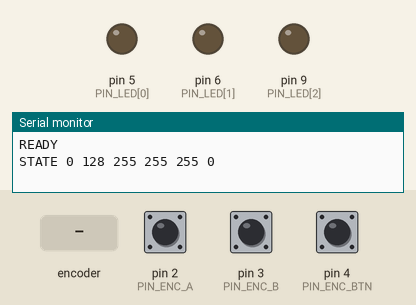
The sketch below on a simulated Arduino Uno, built with avr-gcc and run on an emulated ATmega328P. Shown: output pins drawn as LEDs (lit = HIGH), the last lines printed to the serial monitor. The test bench sets the inputs (shaded band); at power-on: pin 4 (PIN_ENC_BTN) HIGH, pin 2 (PIN_ENC_A) HIGH, pin 3 (PIN_ENC_B) HIGH. EEPROM starts erased.

Above: at 1.2 s.
1.3 s: rotary encoder on pin 2 (PIN_ENC_A) / pin 3 (PIN_ENC_B) turned 3 steps (first pin leading)
At 3.3 s:
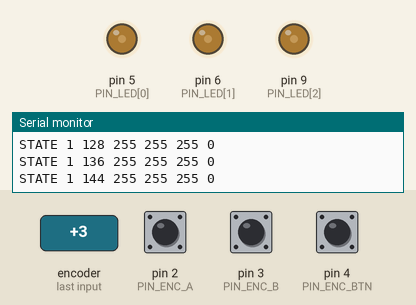
6.4 s: pin 4 (PIN_ENC_BTN) pulled LOW for 0.15 s
At 7.5 s:
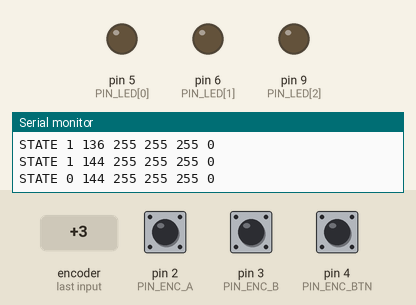
8.2 s: pin 4 (PIN_ENC_BTN) pulled LOW for 1 s
At 8.8 s:
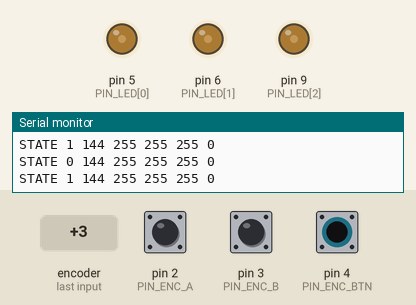
10.7 s: pin 4 (PIN_ENC_BTN) pulled LOW for 3.2 s
At 11.9 s:
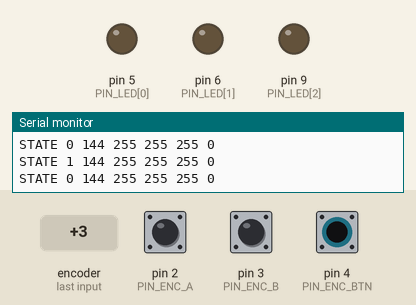
Timing chart, 0 to 13.7 s (numbered marks = the images above; inputs shaded):
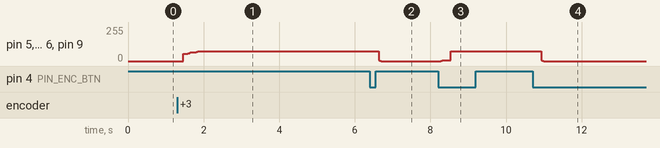

Measured:
- after the input at 1.3 s, pin 5 (PIN_LED[0]), pin 6 (PIN_LED[1]), pin 9 (PIN_LED[2]): moves from 0/255 to 73/255 over 0.40 s, starting after 0.16 s
- after the input at 6.4 s, pin 5 (PIN_LED[0]), pin 6 (PIN_LED[1]), pin 9 (PIN_LED[2]): 73/255 → 0/255 after 0.23 s
- after the input at 8.2 s, pin 5 (PIN_LED[0]), pin 6 (PIN_LED[1]), pin 9 (PIN_LED[2]): 0/255 → 6/255 after 0.07 s, → 73/255 0.27 s later
- after the input at 10.7 s, pin 5 (PIN_LED[0]), pin 6 (PIN_LED[1]), pin 9 (PIN_LED[2]): 73/255 → 0/255 after 0.23 s

The sketch:

rgb_strip.ino
```cpp
// RGB-лента (12V, общий анод) на Arduino Uno/Nano через 3 N-MOSFET.
// Управление: энкодер (яркость / вкл-выкл), ИК-пульт, serial-мост к Home Assistant.
// Состояние хранится здесь и сохраняется в EEPROM, так что пульт и энкодер работают и без ПК.
//
// Протокол serial (115200, по одной строке):
//   мост -> Arduino:  S on bri r g b effect ms   — задать состояние, переход за ms миллисекунд
//                     ?                          — прислать текущее состояние
//   Arduino -> мост:  READY                      — после старта
//                     STATE on bri r g b effect  — при любом изменении (откуда бы оно ни пришло)
//                     IR протокол адрес команда  — каждый принятый ИК-код (для настройки пульта)
//
// Библиотека: IRremote 4.x (Менеджер библиотек -> "IRremote" by shirriff, z3t0, ArminJo).

#include <EEPROM.h>
#include <IRremote.hpp>

// ---------- Пины ----------
// IRremote занимает Timer2, поэтому ШИМ на 3 и 11 недоступен — используем 5, 6 (Timer0) и 9 (Timer1).
const uint8_t PIN_LED[3] = {5, 6, 9};   // R, G, B -> затворы MOSFET
const uint8_t PIN_ENC_A = 2;            // CLK энкодера (прерывание)
const uint8_t PIN_ENC_B = 3;            // DT энкодера (прерывание)
const uint8_t PIN_ENC_BTN = 4;          // SW энкодера
const uint8_t PIN_IR = 7;               // OUT ИК-приёмника

// ---------- Настройки ----------
const uint8_t ENC_STEP = 8;             // шаг яркости за один щелчок энкодера
const uint8_t IR_STEP = 16;             // шаг яркости за одно нажатие +/- на пульте
const unsigned long LOCAL_FADE_MS = 300;  // плавность для кнопок и пульта
const unsigned long ENC_FADE_MS = 80;     // энкодер — быстрее, чтобы не было «резины»
const unsigned long REPORT_INTERVAL_MS = 150;
const unsigned long SAVE_DELAY_MS = 3000; // пишем в EEPROM через 3 с после последнего изменения
const unsigned long RAINBOW_PERIOD_MS = 20000;
const unsigned long BREATHE_PERIOD_MS = 4000;
const float GAMMA = 2.2;

enum Effect : uint8_t { NONE = 0, RAINBOW = 1, BREATHE = 2 };

// ---------- ИК-пульт ----------
// Коды ниже — для типового 21-кнопочного пульта из наборов Arduino (NEC, адрес 0x00).
// Для другого пульта: откройте Монитор порта, нажимайте кнопки и перепишите адрес и команды
// из строк "IR NEC 0x0 0x45".
enum Action : uint8_t { A_TOGGLE, A_BRI_UP, A_BRI_DOWN, A_COLOR, A_EFFECT };
struct IrKey { uint8_t command; Action action; uint8_t arg; };

const uint16_t IR_ADDRESS = 0x00;
const IrKey IR_KEYS[] = {
  {0x43, A_TOGGLE,   0},        // >||  вкл/выкл
  {0x15, A_BRI_UP,   0},        // +    ярче
  {0x07, A_BRI_DOWN, 0},        // -    темнее
  {0x09, A_EFFECT,   RAINBOW},  // EQ   радуга
  {0x19, A_EFFECT,   BREATHE},  // 100+ дыхание
  {0x16, A_COLOR,    0},        // 0    белый
  {0x0C, A_COLOR,    1},        // 1    красный
  {0x18, A_COLOR,    2},        // 2    зелёный
  {0x5E, A_COLOR,    3},        // 3    синий
  {0x08, A_COLOR,    4},        // 4    оранжевый
  {0x1C, A_COLOR,    5},        // 5    жёлтый
  {0x5A, A_COLOR,    6},        // 6    бирюзовый
  {0x42, A_COLOR,    7},        // 7    фиолетовый
  {0x52, A_COLOR,    8},        // 8    розовый
  {0x4A, A_COLOR,    9},        // 9    тёплый белый
};

const uint8_t PRESETS[][3] = {
  {255, 255, 255}, {255, 0, 0}, {0, 255, 0}, {0, 0, 255}, {255, 80, 0},
  {255, 200, 0},   {0, 255, 200}, {150, 0, 255}, {255, 0, 120}, {255, 140, 40},
};

// ---------- Состояние ----------
struct State {
  uint8_t on;
  uint8_t bri;       // 1..255
  uint8_t color[3];  // цвет на полной яркости
  uint8_t effect;
};

const uint8_t EEPROM_MAGIC = 0xA7;
State st = {0, 128, {255, 255, 255}, NONE};

float cur[3] = {0, 0, 0};   // то, что сейчас на выходах (до гаммы)
float from[3] = {0, 0, 0};  // откуда идёт плавный переход
unsigned long fadeStart = 0, fadeMs = 0;

bool reportPending = false, savePending = false;
unsigned long lastReport = 0, lastChange = 0;

volatile int8_t encDelta = 0;

char line[40];
uint8_t lineLen = 0;

void setup() {
  for (uint8_t i = 0; i < 3; i++) {
    pinMode(PIN_LED[i], OUTPUT);
    analogWrite(PIN_LED[i], 0);
  }
  pinMode(PIN_ENC_A, INPUT_PULLUP);
  pinMode(PIN_ENC_B, INPUT_PULLUP);
  pinMode(PIN_ENC_BTN, INPUT_PULLUP);
  attachInterrupt(digitalPinToInterrupt(PIN_ENC_A), encoderIsr, CHANGE);
  attachInterrupt(digitalPinToInterrupt(PIN_ENC_B), encoderIsr, CHANGE);

  IrReceiver.begin(PIN_IR, DISABLE_LED_FEEDBACK);
  Serial.begin(115200);

  if (EEPROM.read(0) == EEPROM_MAGIC) EEPROM.get(1, st);
  if (st.bri == 0) st.bri = 1;

  Serial.println(F("READY"));
  changed(1000, false);  // плавно включиться в сохранённое состояние и сообщить его мосту
}

void loop() {
  unsigned long now = millis();
  readSerial();
  readEncoder();
  readButton(now);
  readIr();

  if (reportPending && now - lastReport >= REPORT_INTERVAL_MS) report();
  if (savePending && now - lastChange >= SAVE_DELAY_MS) {
    EEPROM.update(0, EEPROM_MAGIC);
    EEPROM.put(1, st);  // put() перезаписывает только изменившиеся байты
    savePending = false;
  }

  render(now);
}

// ---------- Вывод на ленту ----------

void render(unsigned long now) {
  float target[3];
  computeTarget(now, target);
  float k = fadeMs == 0 ? 1.0 : min(1.0, (now - fadeStart) / (float)fadeMs);
  for (uint8_t i = 0; i < 3; i++) {
    cur[i] = from[i] + (target[i] - from[i]) * k;
    analogWrite(PIN_LED[i], (uint8_t)(pow(cur[i] / 255.0, GAMMA) * 255.0 + 0.5));
  }
}

void computeTarget(unsigned long now, float out[3]) {
  float scale = st.on ? st.bri / 255.0 : 0.0;
  if (st.effect == RAINBOW) {
    hsvToRgb((now % RAINBOW_PERIOD_MS) / (float)RAINBOW_PERIOD_MS, 255.0 * scale, out);
    return;
  }
  if (st.effect == BREATHE) {
    float phase = (now % BREATHE_PERIOD_MS) / (float)BREATHE_PERIOD_MS;
    scale *= 0.05 + 0.95 * (1.0 - cos(phase * 2.0 * PI)) / 2.0;
  }
  for (uint8_t i = 0; i < 3; i++) out[i] = st.color[i] * scale;
}

void hsvToRgb(float h, float v, float out[3]) {
  float f = h * 6.0;
  uint8_t sector = (uint8_t)f % 6;
  float t = f - (uint8_t)f;
  float up = v * t, down = v * (1.0 - t);
  switch (sector) {
    case 0: out[0] = v;    out[1] = up;   out[2] = 0;    break;
    case 1: out[0] = down; out[1] = v;    out[2] = 0;    break;
    case 2: out[0] = 0;    out[1] = v;    out[2] = up;   break;
    case 3: out[0] = 0;    out[1] = down; out[2] = v;    break;
    case 4: out[0] = up;   out[1] = 0;    out[2] = v;    break;
    default: out[0] = v;   out[1] = 0;    out[2] = down; break;
  }
}

// Вызывается после любого изменения st: запускает плавный переход, отчёт и отложенное сохранение.
void changed(unsigned long ms, bool save) {
  for (uint8_t i = 0; i < 3; i++) from[i] = cur[i];
  fadeStart = millis();
  fadeMs = ms;
  reportPending = true;
  if (save) {
    savePending = true;
    lastChange = fadeStart;
  }
}

void report() {
  Serial.print(F("STATE "));
  Serial.print(st.on);
  Serial.print(' ');
  Serial.print(st.bri);
  for (uint8_t i = 0; i < 3; i++) {
    Serial.print(' ');
    Serial.print(st.color[i]);
  }
  Serial.print(' ');
  Serial.println(st.effect);
  reportPending = false;
  lastReport = millis();
}

void stepBrightness(int delta, unsigned long ms) {
  if (!st.on) {
    st.on = 1;  // покрутили/нажали «ярче» на выключенной ленте — включаем
  } else {
    st.bri = constrain((int)st.bri + delta, 1, 255);
  }
  changed(ms, true);
}

// ---------- Энкодер ----------

void encoderIsr() {
  static const int8_t TABLE[16] = {0, -1, 1, 0, 1, 0, 0, -1, -1, 0, 0, 1, 0, 1, -1, 0};
  static uint8_t prev = 3;
  static int8_t acc = 0;
  uint8_t s = (digitalRead(PIN_ENC_A) << 1) | digitalRead(PIN_ENC_B);
  acc += TABLE[(prev << 2) | s];
  prev = s;
  if (s == 3) {  // энкодер в фиксированном положении (щелчок)
    if (acc >= 2) encDelta++;
    else if (acc <= -2) encDelta--;
    acc = 0;
  }
}

void readEncoder() {
  noInterrupts();
  int8_t d = encDelta;
  encDelta = 0;
  interrupts();
  // Если яркость меняется «не в ту сторону» — поменяйте местами провода CLK и DT.
  if (d != 0) stepBrightness(d * ENC_STEP, ENC_FADE_MS);
}

void readButton(unsigned long now) {
  static bool lastStable = HIGH, lastRead = HIGH;
  static unsigned long changedAt = 0;
  bool r = digitalRead(PIN_ENC_BTN);
  if (r != lastRead) {
    lastRead = r;
    changedAt = now;
  }
  if (now - changedAt > 30 && r != lastStable) {
    lastStable = r;
    if (r == LOW) {
      st.on = !st.on;
      changed(LOCAL_FADE_MS, true);
    }
  }
}

// ---------- ИК ----------

void readIr() {
  if (!IrReceiver.decode()) return;
  IRData &d = IrReceiver.decodedIRData;
  bool repeat = d.flags & IRDATA_FLAGS_IS_REPEAT;

  if (!repeat) {
    Serial.print(F("IR "));
    Serial.print(getProtocolString(d.protocol));
    Serial.print(F(" 0x"));
    Serial.print(d.address, HEX);
    Serial.print(F(" 0x"));
    Serial.println(d.command, HEX);
  }

  if (d.address == IR_ADDRESS) {
    for (const IrKey &k : IR_KEYS) {
      if (k.command != d.command) continue;
      // Удержание кнопки обрабатываем только для яркости, иначе вкл/выкл «дребезжит».
      if (repeat && k.action != A_BRI_UP && k.action != A_BRI_DOWN) break;
      handleAction(k);
      break;
    }
  }
  IrReceiver.resume();
}

void handleAction(const IrKey &k) {
  switch (k.action) {
    case A_TOGGLE:
      st.on = !st.on;
      break;
    case A_BRI_UP:
      stepBrightness(IR_STEP, LOCAL_FADE_MS);
      return;
    case A_BRI_DOWN:
      stepBrightness(-IR_STEP, LOCAL_FADE_MS);
      return;
    case A_COLOR:
      memcpy(st.color, PRESETS[k.arg], 3);
      st.effect = NONE;
      st.on = 1;
      break;
    case A_EFFECT:
      st.effect = st.effect == k.arg ? NONE : k.arg;  // повторное нажатие выключает эффект
      st.on = 1;
      break;
  }
  changed(LOCAL_FADE_MS, true);
}

// ---------- Serial ----------

void readSerial() {
  while (Serial.available()) {
    char c = Serial.read();
    if (c == '\r') continue;
    if (c == '\n') {
      line[lineLen] = '\0';
      if (lineLen > 0) handleCommand(line);
      lineLen = 0;
    } else if (lineLen < sizeof(line) - 1) {
      line[lineLen++] = c;
    }
  }
}

void handleCommand(const char *cmd) {
  int on, bri, r, g, b, eff;
  unsigned long ms;

  if (cmd[0] == '?') {
    report();
  } else if (cmd[0] == 'S' &&
             sscanf(cmd + 1, "%d %d %d %d %d %d %lu", &on, &bri, &r, &g, &b, &eff, &ms) == 7) {
    st.on = on ? 1 : 0;
    st.bri = constrain(bri, 1, 255);
    st.color[0] = constrain(r, 0, 255);
    st.color[1] = constrain(g, 0, 255);
    st.color[2] = constrain(b, 0, 255);
    st.effect = (eff == RAINBOW || eff == BREATHE) ? eff : NONE;
    changed(ms, true);
  } else {
    Serial.print(F("ERR "));
    Serial.println(cmd);
  }
}
```
